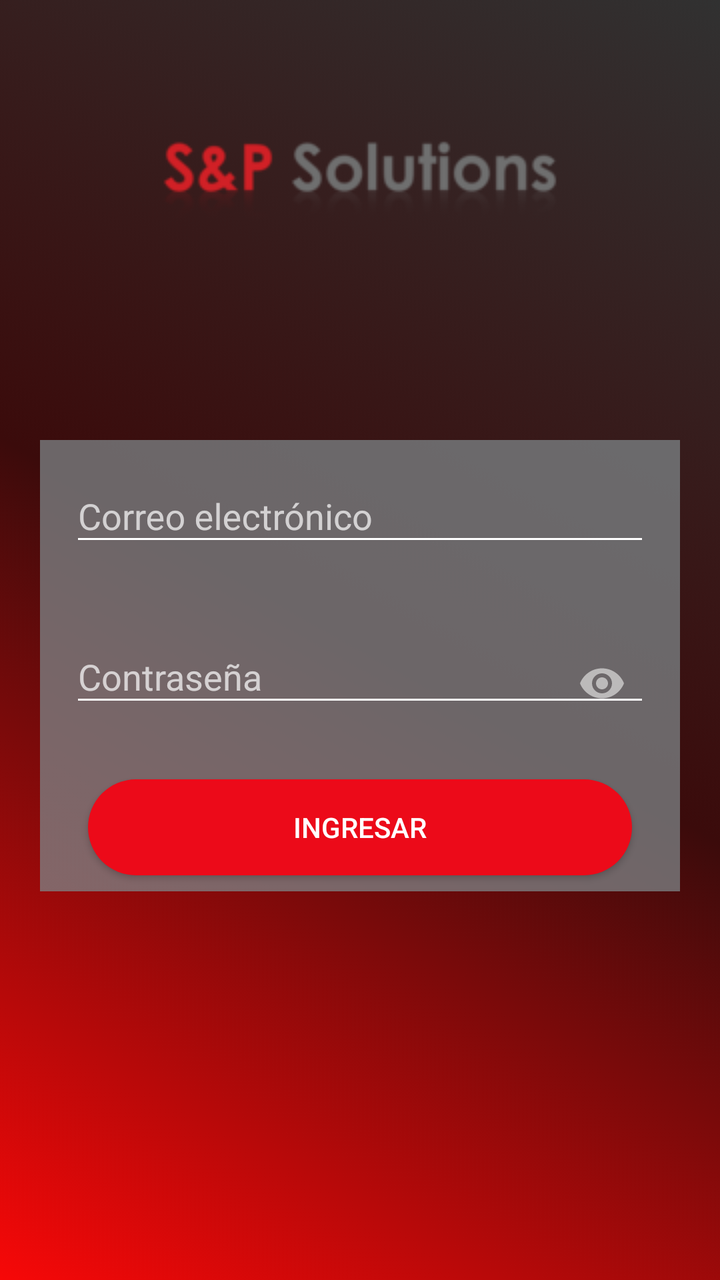
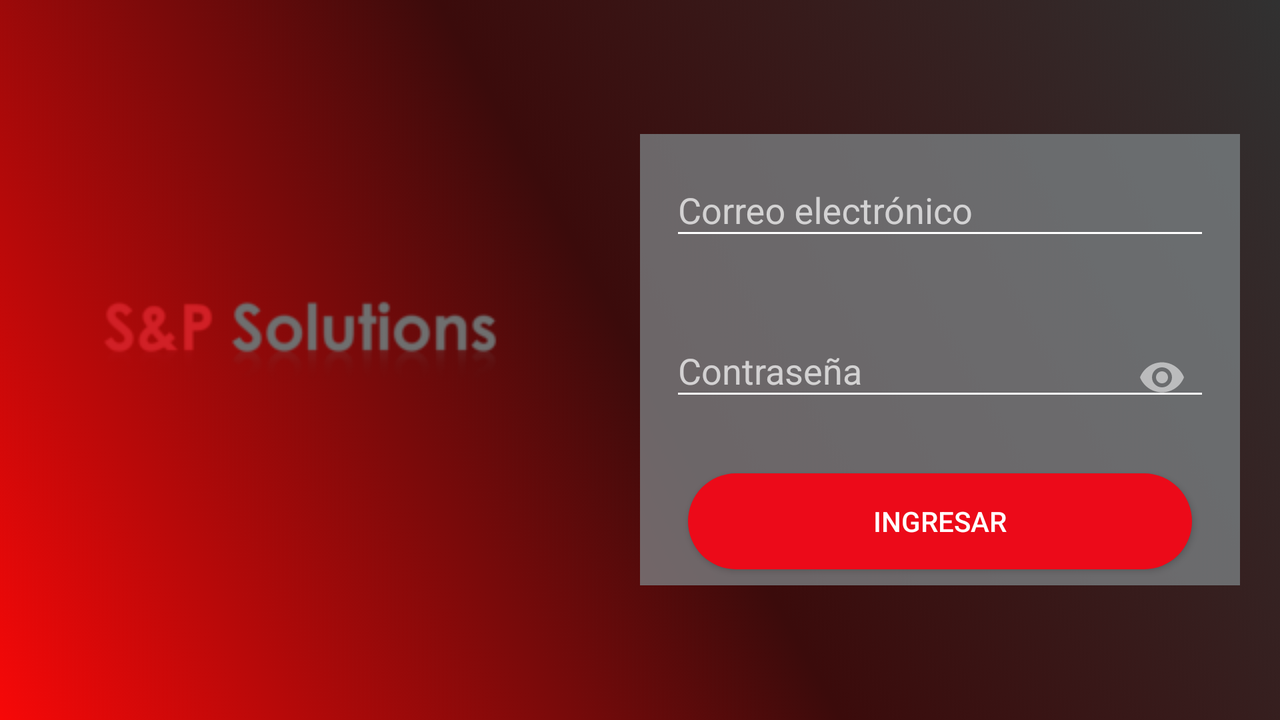

Two renders of one Android screen. The first uses the default layout on a phone; the second uses the alternative layout the repository ships for a different screen configuration, on a matching device. The two XML files are below.
<!-- AndroidManifest.xml: activity theme Theme.AppCompat.NoActionBar -->
<!-- res/layout/activity_login.xml -->
<?xml version="1.0" encoding="utf-8"?>
<LinearLayout xmlns:android="http://schemas.android.com/apk/res/android"
    xmlns:app="http://schemas.android.com/apk/res-auto"
    xmlns:tools="http://schemas.android.com/tools"
    android:id="@+id/linearLogin"
    android:layout_width="match_parent"
    android:layout_height="match_parent"
    android:background="@drawable/gradint_transist"
    android:orientation="vertical"
    tools:context=".View.LoginActivity">

    
    <ImageView
        android:layout_width="300dp"
        android:layout_height="200dp"
        android:layout_gravity="center"
        android:src="@drawable/spsolutions" />

    <LinearLayout
        android:layout_width="match_parent"
        android:layout_height="wrap_content"
        android:layout_gravity="center"
        android:layout_margin="20dp"
        android:background="#BF7C8487"
        android:orientation="vertical">
        
        <LinearLayout
            android:layout_width="match_parent"
            android:layout_height="wrap_content"
            android:layout_marginTop="10dp"
            android:orientation="horizontal">

            <ImageView
                android:layout_width="wrap_content"
                android:layout_height="wrap_content"
                android:layout_marginLeft="15dp"
                android:layout_marginTop="25dp"
                android:backgroundTint="@android:color/white"
                android:src="@drawable/ic_person_black" />

            <android.support.design.widget.TextInputLayout
                android:layout_width="match_parent"
                android:layout_height="wrap_content"
                android:layout_marginRight="15dp"
                android:hint="@string/email"
                app:hintTextAppearance="@style/TextAppearance.App.TextInputLayout">


                <EditText
                    android:id="@+id/input_email"
                    style="@style/StyledTilEditText"
                    android:layout_width="match_parent"
                    android:layout_height="wrap_content"
                    android:inputType="textEmailAddress"
                    android:textColor="@android:color/white"
                    android:textColorHint="#b6b0b1" />
            </android.support.design.widget.TextInputLayout>
        </LinearLayout>
        
        <LinearLayout
            android:layout_width="match_parent"
            android:layout_height="wrap_content">

            <ImageView
                android:layout_width="wrap_content"
                android:layout_height="wrap_content"
                android:layout_marginLeft="15dp"
                android:layout_marginTop="55dp"
                android:backgroundTint="@android:color/white"
                android:src="@drawable/ic_lock_black" />

            <android.support.design.widget.TextInputLayout
                android:layout_width="match_parent"
                android:layout_height="wrap_content"
                android:layout_marginRight="15dp"
                android:id="@+id/input_password_layout"
                android:layout_marginTop="25dp"
                android:hint="@string/password"
                app:hintTextAppearance="@style/TextAppearance.App.TextInputLayout"
                app:passwordToggleEnabled="true">


                <EditText
                    android:id="@+id/input_password"
                    style="@style/StyledTilEditText"
                    android:layout_width="match_parent"
                    android:layout_height="wrap_content"
                    android:inputType="textPassword"
                    android:textColor="@android:color/white"
                    android:textColorHint="#b6b0b1" />
            </android.support.design.widget.TextInputLayout>
        </LinearLayout>


        <android.support.v7.widget.AppCompatButton
            android:id="@+id/btn_login"
            style="@style/Margin"
            android:layout_width="match_parent"
            android:layout_height="wrap_content"
            android:background="@drawable/btn_rectangle"
            android:text="@string/signIn"
            android:textColor="@android:color/white" />
    </LinearLayout>
</LinearLayout>
<!-- resources referenced by this layout -->
<resources>
  <!-- drawable btn_rectangle (drawable) -->
  <?xml version="1.0" encoding="utf-8"?>
  <selector xmlns:android="http://schemas.android.com/apk/res/android">
  
      <item>
          <shape android:shape="rectangle" >
              <solid android:color="#ec0a19"></solid>
              <corners android:radius="25dp"/>
          </shape>
      </item>
  
  </selector>
  <!-- drawable gradint_transist (drawable) -->
  <?xml version="1.0" encoding="utf-8"?>
  <animation-list xmlns:android="http://schemas.android.com/apk/res/android">
      <item
          android:drawable="@drawable/gradient_background"
          android:duration="4000" />
      <item
          android:drawable="@drawable/gradient_background1"
          android:duration="4000" />
      <item
          android:drawable="@drawable/gradient_background2"
          android:duration="4000" />
  </animation-list>
  <!-- drawable spsolutions: png bitmap (drawable, 10209 bytes) -->
  <string name="email">Correo electrónico</string>
  <string name="password">Contraseña</string>
  <string name="signIn">Ingresar</string>
  <style name="Margin">
          <item name="android:layout_marginTop">24dp</item>
          <item name="android:layout_marginBottom">8dp</item>
          <item name="android:layout_marginRight">24dp</item>
          <item name="android:layout_marginLeft">24dp</item>
      </style>
  <style name="StyledTilEditText">
          <item name="android:theme">@style/StyledTilEditTextTheme</item>
          <item name="android:paddingTop">2dp</item>
      </style>
  <style name="TextAppearance.App.TextInputLayout" parent="@android:style/TextAppearance">
          <item name="android:textColor">#b6b0b1</item>
      </style>
  <!-- drawable gradient_background (drawable) -->
  <?xml version="1.0" encoding="utf-8"?>
  <shape xmlns:android="http://schemas.android.com/apk/res/android">
      <gradient
          android:angle="225"
          android:endColor="#f70808"
          android:centerColor="#3b0b0b"
          android:startColor="#313131" />
  
  </shape>
  <!-- drawable gradient_background1 (drawable) -->
  <?xml version="1.0" encoding="utf-8"?>
  <shape xmlns:android="http://schemas.android.com/apk/res/android">
      <gradient
          android:angle="270"
          android:endColor="#f70808"
          android:centerColor="#3b0b0b"
          android:startColor="#313131"/>
  
  </shape>
  <!-- drawable gradient_background2 (drawable) -->
  <?xml version="1.0" encoding="utf-8"?>
  <shape xmlns:android="http://schemas.android.com/apk/res/android">
      <gradient
          android:angle="225"
          android:endColor="#313131"
          android:startColor="#741111"
          />
  
  </shape>
  <style name="StyledTilEditTextTheme">
          <item name="android:imeOptions">actionNext</item>
          <item name="android:singleLine">true</item>
          <item name="colorControlNormal">#fff</item>
          <item name="colorControlActivated">#000</item>
          <item name="android:textColorPrimary">#fea</item>
  
      </style>
</resources>
<!-- res/layout-land/activity_login.xml (the repository's variant of the layout above) -->
<!-- drawn on the phone turned sideways -->
<LinearLayout xmlns:android="http://schemas.android.com/apk/res/android"
    xmlns:app="http://schemas.android.com/apk/res-auto"
    xmlns:tools="http://schemas.android.com/tools"
    android:id="@+id/linearLogin"
    android:layout_width="match_parent"
    android:layout_height="match_parent"
    android:background="@drawable/gradint_transist"
    android:orientation="horizontal"
    tools:context=".View.LoginActivity">

    
    <ImageView
        android:layout_width="300dp"
        android:layout_height="200dp"
        android:layout_gravity="center"
        android:src="@drawable/spsolutions" />

    <LinearLayout
        android:layout_width="match_parent"
        android:layout_height="wrap_content"
        android:layout_gravity="center"
        android:layout_margin="20dp"
        android:background="#BF7C8487"
        android:orientation="vertical">
        
        <LinearLayout
            android:layout_width="match_parent"
            android:layout_height="wrap_content"
            android:layout_marginTop="10dp"
            android:orientation="horizontal">

            <ImageView
                android:layout_width="wrap_content"
                android:layout_height="wrap_content"
                android:layout_marginLeft="15dp"
                android:layout_marginTop="25dp"
                android:backgroundTint="@android:color/white"
                android:src="@drawable/ic_person_black" />

            <android.support.design.widget.TextInputLayout
                android:layout_width="match_parent"
                android:layout_height="wrap_content"
                android:layout_marginRight="15dp"
                android:hint="@string/email"
                app:hintTextAppearance="@style/TextAppearance.App.TextInputLayout">


                <EditText
                    android:id="@+id/input_email"
                    style="@style/StyledTilEditText"
                    android:layout_width="match_parent"
                    android:layout_height="wrap_content"
                    android:inputType="textEmailAddress"
                    android:textColor="@android:color/white"
                    android:textColorHint="#b6b0b1" />
            </android.support.design.widget.TextInputLayout>
        </LinearLayout>
        
        <LinearLayout
            android:layout_width="match_parent"
            android:layout_height="wrap_content">

            <ImageView
                android:layout_width="wrap_content"
                android:layout_height="wrap_content"
                android:layout_marginLeft="15dp"
                android:layout_marginTop="55dp"
                android:backgroundTint="@android:color/white"
                android:src="@drawable/ic_lock_black" />

            <android.support.design.widget.TextInputLayout
                android:id="@+id/input_password_layout"
                android:layout_width="match_parent"
                android:layout_height="wrap_content"
                android:layout_marginRight="15dp"
                android:layout_marginTop="25dp"
                android:hint="@string/password"
                app:hintTextAppearance="@style/TextAppearance.App.TextInputLayout"
                app:passwordToggleEnabled="true">


                <EditText
                    android:id="@+id/input_password"
                    style="@style/StyledTilEditText"
                    android:layout_width="match_parent"
                    android:layout_height="wrap_content"
                    android:inputType="textPassword"
                    android:textColor="@android:color/white"
                    android:textColorHint="#b6b0b1" />
            </android.support.design.widget.TextInputLayout>
        </LinearLayout>


        <android.support.v7.widget.AppCompatButton
            android:id="@+id/btn_login"
            style="@style/Margin"
            android:layout_width="match_parent"
            android:layout_height="wrap_content"
            android:background="@drawable/btn_rectangle"
            android:text="@string/signIn"
            android:textColor="@android:color/white" />
    </LinearLayout>
</LinearLayout>
